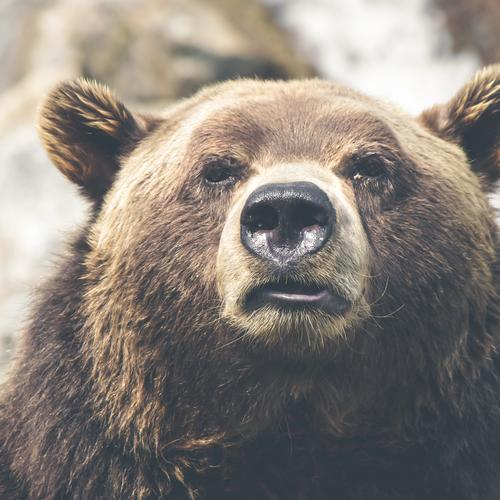
#> input picture pic.jpg, 500 x 500 px
$ python test.py
#> lines starting #> are read from the running program, lines starting #| are printed output that depends on the picture
import cv2
import numpy as np

# Create a color image from a grayscale image and color channels R, G, B
def gray_to_color(gray_image_path, r_channel_path, g_channel_path, b_channel_path):
    # Read the grayscale image
    gray_image = cv2.imread(gray_image_path, cv2.IMREAD_GRAYSCALE)

    # Read the color channels R, G, B
    r_channel = cv2.imread(r_channel_path, cv2.IMREAD_GRAYSCALE)
    g_channel = cv2.imread(g_channel_path, cv2.IMREAD_GRAYSCALE)
    b_channel = cv2.imread(b_channel_path, cv2.IMREAD_GRAYSCALE)

    # Combine the color channels to create a color image
    color_image = cv2.merge((b_channel, g_channel, r_channel))

    return color_image

# Save the color channels R, G, B from a color image
def save_color_channels(image_path):
    # Read the color image
#> called with image_path = 'pic.jpg'
    color_image = cv2.imread(image_path)
#> color_image is the input picture: shape (500, 500, 3); mean B, G, R 121.8, 128.7, 136.5

    # Split the color channels
    # b_channel, g_channel, r_channel = cv2.split(color_image)
    b_channel = color_image[:, :, 0]
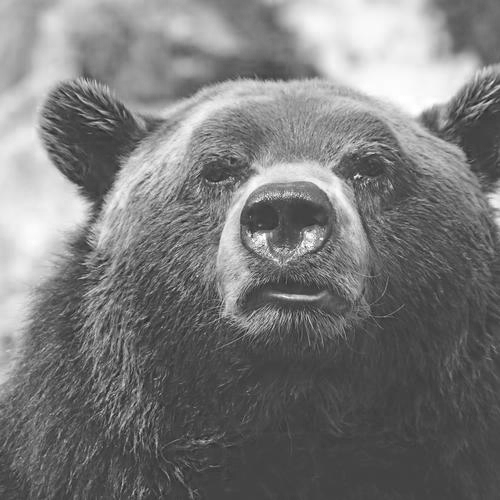
#> b_channel: shape (500, 500); min 31, max 255, mean 121.8
    g_channel = color_image[:, :, 1]
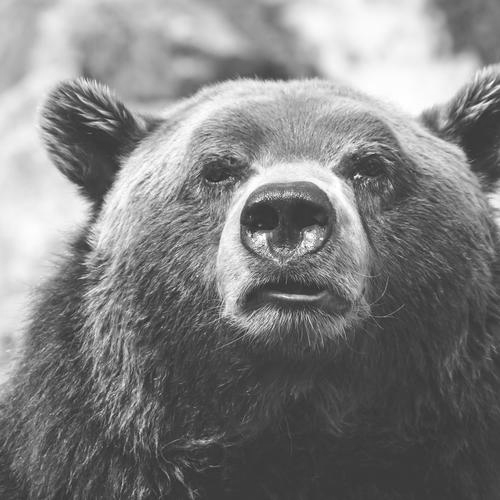
#> g_channel: shape (500, 500); min 39, max 255, mean 128.7
    r_channel = color_image[:, :, 2]
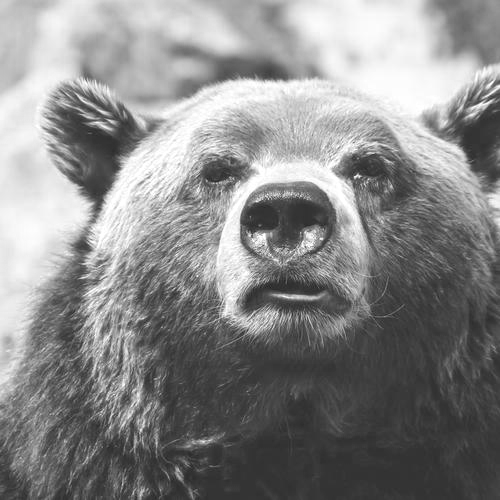
#> r_channel: shape (500, 500); min 27, max 255, mean 136.5

    # Save the color channels as separate image files
    cv2.imwrite('r_channel.jpg', r_channel)
    cv2.imwrite('g_channel.jpg', g_channel)
    cv2.imwrite('b_channel.jpg', b_channel)

    print("Saved color channels R, G, B.")

# Main program
if __name__ == "__main__":
    # Save the color channels from a color image
    save_color_channels('pic.jpg')

    # Convert the grayscale image to a color image
    color_image = gray_to_color('gray_image.jpg', 'r_channel.jpg', 'g_channel.jpg', 'b_channel.jpg')

    # Display and save the color image from the grayscale image
    cv2.imshow('Color Image from Gray', color_image)
    cv2.imwrite('color_image_from_gray.jpg', color_image)
    cv2.waitKey(0)
    cv2.destroyAllWindows()
